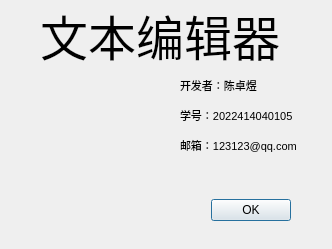
<?xml version="1.0" encoding="UTF-8"?>
<ui version="4.0">
 <class>AboutDialog</class>
 <widget class="QDialog" name="AboutDialog">
  <property name="geometry">
   <rect>
    <x>0</x>
    <y>0</y>
    <width>332</width>
    <height>249</height>
   </rect>
  </property>
  <property name="windowTitle">
   <string>Dialog</string>
  </property>
  <widget class="QDialogButtonBox" name="buttonBox">
   <property name="geometry">
    <rect>
     <x>200</x>
     <y>190</y>
     <width>91</width>
     <height>41</height>
    </rect>
   </property>
   <property name="orientation">
    <enum>Qt::Orientation::Horizontal</enum>
   </property>
   <property name="standardButtons">
    <set>QDialogButtonBox::StandardButton::Ok</set>
   </property>
  </widget>
  <widget class="QLabel" name="label">
   <property name="geometry">
    <rect>
     <x>40</x>
     <y>10</y>
     <width>251</width>
     <height>51</height>
    </rect>
   </property>
   <property name="font">
    <font>
     <family>宋体</family>
     <pointsize>36</pointsize>
     <stylestrategy>PreferAntialias</stylestrategy>
     <kerning>true</kerning>
     <fontweight>Light</fontweight>
    </font>
   </property>
   <property name="layoutDirection">
    <enum>Qt::LayoutDirection::LeftToRight</enum>
   </property>
   <property name="text">
    <string>文本编辑器</string>
   </property>
  </widget>
  <widget class="QLabel" name="label_2">
   <property name="geometry">
    <rect>
     <x>180</x>
     <y>70</y>
     <width>131</width>
     <height>31</height>
    </rect>
   </property>
   <property name="font">
    <font>
     <pointsize>8</pointsize>
    </font>
   </property>
   <property name="text">
    <string>开发者：陈卓煜</string>
   </property>
  </widget>
  <widget class="QLabel" name="label_3">
   <property name="geometry">
    <rect>
     <x>180</x>
     <y>100</y>
     <width>131</width>
     <height>31</height>
    </rect>
   </property>
   <property name="font">
    <font>
     <pointsize>8</pointsize>
    </font>
   </property>
   <property name="text">
    <string>学号：2022414040105</string>
   </property>
  </widget>
  <widget class="QLabel" name="label_4">
   <property name="geometry">
    <rect>
     <x>180</x>
     <y>130</y>
     <width>131</width>
     <height>31</height>
    </rect>
   </property>
   <property name="font">
    <font>
     <pointsize>8</pointsize>
    </font>
   </property>
   <property name="text">
    <string>邮箱：123123@qq.com</string>
   </property>
  </widget>
  <widget class="QLabel" name="label_5">
   <property name="geometry">
    <rect>
     <x>40</x>
     <y>80</y>
     <width>121</width>
     <height>111</height>
    </rect>
   </property>
   <property name="styleSheet">
    <string notr="true">image: url(:/pic/resource/pic/note.png);</string>
   </property>
   <property name="text">
    <string/>
   </property>
  </widget>
 </widget>
 <resources/>
 <connections>
  <connection>
   <sender>buttonBox</sender>
   <signal>accepted()</signal>
   <receiver>AboutDialog</receiver>
   <slot>accept()</slot>
   <hints>
    <hint type="sourcelabel">
     <x>218</x>
     <y>230</y>
    </hint>
    <hint type="destinationlabel">
     <x>157</x>
     <y>274</y>
    </hint>
   </hints>
  </connection>
  <connection>
   <sender>buttonBox</sender>
   <signal>rejected()</signal>
   <receiver>AboutDialog</receiver>
   <slot>reject()</slot>
   <hints>
    <hint type="sourcelabel">
     <x>286</x>
     <y>230</y>
    </hint>
    <hint type="destinationlabel">
     <x>286</x>
     <y>274</y>
    </hint>
   </hints>
  </connection>
 </connections>
</ui>
